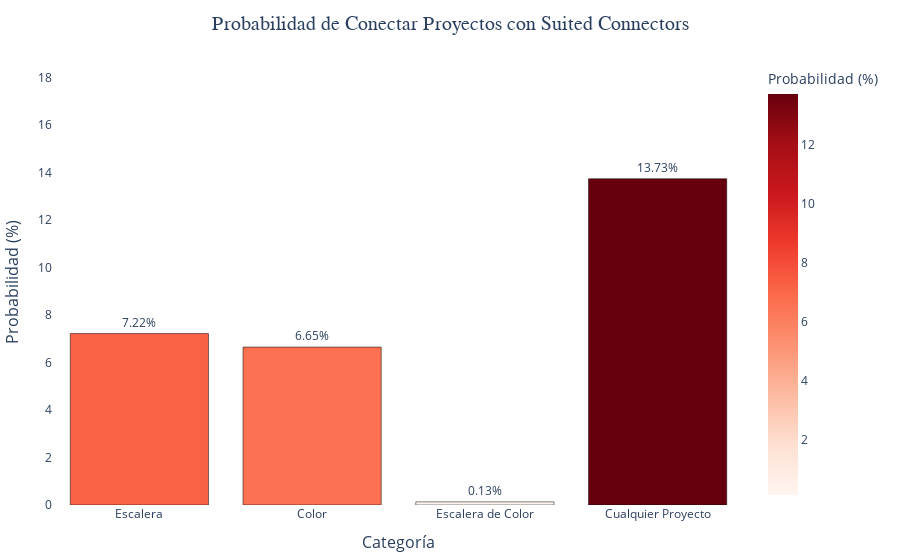

The code cell stored with this chart in its notebook:
### Code cell
# Visualización
fig = px.bar(
    results,
    x='Categoría',
    y='Probabilidad (%)',
    text='Probabilidad (%)',
    title="Probabilidad de Conectar Proyectos con Suited Connectors",
    labels={
        "Categoría": "Tipo de Proyecto",
        "Probabilidad (%)": "Probabilidad (%)"
    },
    color='Probabilidad (%)',
    color_continuous_scale='Reds'  
)

# Ajustes adicionales al diseño
fig.update_traces(
    texttemplate='%{text:.2f}%', 
    textposition='outside',     
    marker=dict(line=dict(color='black', width=0.5)) 
)

fig.update_layout(
    title=dict(
        font=dict(size=20, family="Arial"),  
        x=0.5  
    ),
    xaxis=dict(
        title="Categoría", 
        title_font=dict(size=16), 
        tickfont=dict(size=12),   
    ),
    yaxis=dict(
        title="Probabilidad (%)",  
        title_font=dict(size=16), 
        tickfont=dict(size=12),    
        range=[0, max(rates) + 5]  
    ),
    plot_bgcolor="White", 
    margin=dict(l=40, r=40, t=60, b=40), 
    coloraxis_showscale=True 
)

fig.show()

### Figure 1 — Plotly figure (JSON) as saved in the notebook; plotly's stock layout.template omitted (floating-point values rounded to 4 significant figures)
{"data": [{"alignmentgroup": "True", "hovertemplate": "Tipo de Proyecto=%{x}<br>Probabilidad (%)=%{marker.color}<extra></extra>", "legendgroup": "", "marker": {"color": [7.217, 6.648, 0.1325, 13.73], "coloraxis": "coloraxis", "line": {"color": "black", "width": 0.5}, "pattern": {"shape": ""}}, "name": "", "offsetgroup": "", "orientation": "v", "showlegend": false, "text": [7.217, 6.648, 0.1325, 13.73], "textposition": "outside", "texttemplate": "%{text:.2f}%", "type": "bar", "x": ["Escalera", "Color", "Escalera de Color", "Cualquier Proyecto"], "xaxis": "x", "y": [7.217, 6.648, 0.1325, 13.73], "yaxis": "y"}], "layout": {"barmode": "relative", "coloraxis": {"colorbar": {"title": {"text": "Probabilidad (%)"}}, "colorscale": [[0, "rgb(255,245,240)"], [0.125, "rgb(254,224,210)"], [0.25, "rgb(252,187,161)"], [0.375, "rgb(252,146,114)"], [0.5, "rgb(251,106,74)"], [0.625, "rgb(239,59,44)"], [0.75, "rgb(203,24,29)"], [0.875, "rgb(165,15,21)"], [1, "rgb(103,0,13)"]], "showscale": true}, "legend": {"tracegroupgap": 0}, "margin": {"b": 40, "l": 40, "r": 40, "t": 60}, "plot_bgcolor": "White", "title": {"font": {"family": "Arial", "size": 20}, "text": "Probabilidad de Conectar Proyectos con Suited Connectors", "x": 0.5}, "xaxis": {"anchor": "y", "domain": [0, 1], "tickfont": {"size": 12}, "title": {"font": {"size": 16}, "text": "Categoría"}}, "yaxis": {"anchor": "x", "domain": [0, 1], "range": [0, 18.73], "tickfont": {"size": 12}, "title": {"font": {"size": 16}, "text": "Probabilidad (%)"}}}}
